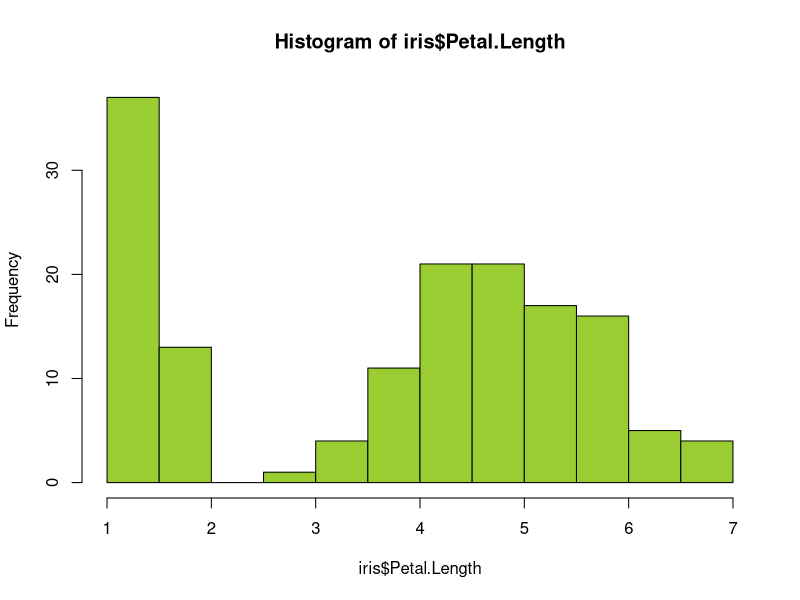
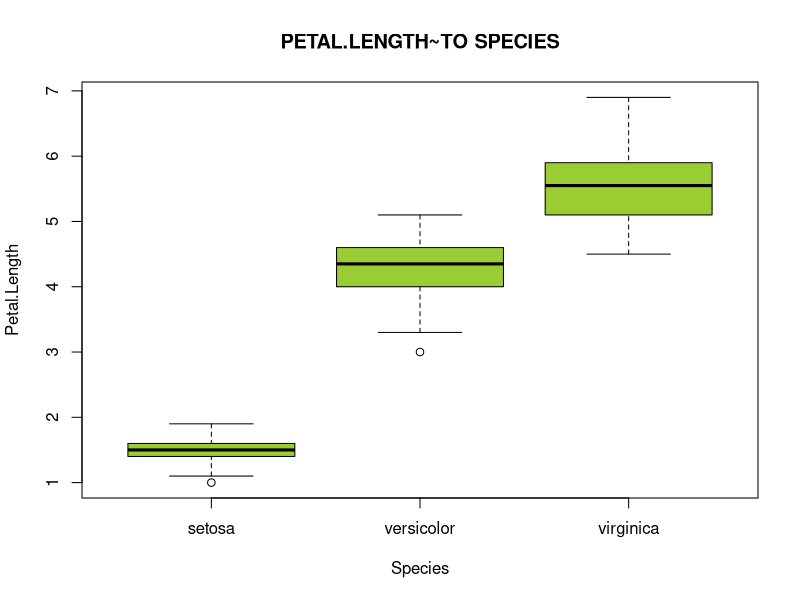

Recreate these plots in R, in order. (Note: this script raises an error after producing the figures.)
#Review of apply()
#Syntax: apply (x,margin, fun)
#x: is an array, margin indicatews the rows and/or columns over which
#the function(fun) will be applied
#fun: the function to be appleid across the elements of x

mtrx <- matrix((1:12), nrow=3)
print(apply(mtrx, 1, sum))

print(apply(mtrx, c(1,2), sum)) #applies to cells (rows and columns)
print(apply(mtrx, c(1,2), sqrt))

#--------------------------------------------------------------------------
#Demo 1
#a simple data frame
?data.frame

#construct 3 variables
d <- c(2,3,4,6)
e <- c("red", "white", "orange", "purple")
f<- c(TRUE, TRUE, TRUE, FALSE)

#construct a data frame named using 3 vectors
dtfrm <- data.frame(d,e,f)
is.data.frame(dtfrm)

#define row names
rwnms <- c("one", "two", "three", "four")

#add to data frame
dtfrm2 <- data.frame(d,e,f, row.names = rwnms)
dtfrm2

#select columns d and f only and name object df2
dtfrm2 <- dtfrm[, c("d", "f")]
dtfrm2

#select column e and name object df3
dtfrm3 <- dtfrm[,c(1,2)]
dtfrm3

#select row "one" and name df4
dtfrm4 <- dtfrm[c("one", "two"),]
dtfrm4

#--------------------------------------------------------------------
#Demo 2
#Iris Data set
data("iris")  #data set loaded
View(iris)    #view data set
is.data.frame(iris)
 

dim(iris)     #dimensions of iris
ls(iris)      #shows the names of objects in iris (variables)
names(iris)   #same thing

#--------------------------------------------------------------------
#Demo 3
# syntax subset(z, select=, drop = FALSE, ..)
#print first 5 rows of data
head(iris, n=5)    #first 5 
tail(iris, n=5)    #last 5

#Remove petal Width from iris
irisdta <- subset(iris, select = -Petal.Width)
head(irisdta, n=5)

#keep only PetalLength and Species
irisdta2 <- subset(iris, select= -c(Petal.Length, Species))
head(irisdta2, n=5)

#keep onyl PetalLength and Species
irisdta3 <- subset(iris, select = c(Petal.Length, Species))
head(irisdta3, n=5)

#removing (or keeping) columns 
irisdta4 <- subset(iris, select = -c(Sepal.Width:Species))    #Removes eveyrthing between ":"
head(irisdta4, n=5)

summary(iris)    #numeric summary
names(iris)

#Histogram of petal length. Note the use of $$$$$$$$$$
hist(iris$Petal.Length, col = "yellowgreen")

mean(iris$Petal.Length)
median(iris$Petal.Length)
sd(iris$Petal.Length)

#create side-by-side boxplots comparing
#petal length for each species
boxplot(Petal.Length~Species, data=iris,
        main = toupper("Petal.Length~to Species"), 
        col = "yellowgreen", xlab = "Species", ylab = "Petal.Length")


#--------------------------------------------------------------------
#Demo 4: Combine Example
#Create 3 vectors
fstnm <- c("Ann", "Paul", "Bob")
lstnm <- c("Smith", "Liu","Lopez")
dept <- c("Math", "Physics", "Biology")

# Combine into an R object
fact_prfl <- cbind(fstnm,lstnm,dept)
fact_prfl 

is.matrix(fact_prfl) #a matrix

#Create a data frame with similar columns
#Notice the use of " = " sign
nw_fact_prfl <- data.frame(fstnm = c("John", "Sara", "Jane"),
                           lstnm = c("Wu", "Brown", "Green" ),
                           dept = c("History", "CS", "PSTAT"))
nw_fact_prfl
is.data.frame(nw_fact_prfl) #TRUE


#join fact_prfl and nw_fact_prfl
all_fact_prfl <- cbind(fact_prfl, nw_fact_prfl)
all_fact_prfl
is.data.frame(all_fact_prfl) #data frame

#--------------------------------------------------------------------
#Demo 5
#Export all_fact_prfl to working dir as csv file
write.csv(all_fact_prfl, "All_Factulty_Profile.csv")
getwd()

#Import all_fact_prfl
read.csv("All_Factulty_Profile.csv")

#--------------------------------------------------------------------
#Demo 6
#Missing Values in data frame
miss_vl <- data.frame(x=c("PSTAT", 2, TRUE), y=c(5, NA, 8))
miss_vl

is.data.frame(miss_vl)
na.omit(miss_vl)

#--------------------------------------------------------------------
#Demo 7
#Old faithful Geyser Data
data("faithful")
is.data.frame(faithful)
head(faithful, n=10)

#two diff ways of producing the histogram
duration <- faithful$eruptions
hist(duration, col = 'yellowgreen')
hist(faithful$eruptions, col = 'yellowgreen')

#Improve the histogram 
#define color palette
color <- c("red", "orange", "purple", "blue", "green",
           "red", "orange", "purple")
hist(duration, col=color)

#Generate a stem and lef plot of the eruption durations
duration <- faithful$eruptions
stem(duration, scale=2)

#summary stats
summary(duration)
boxplot(duration, col = 'yellowgreen')

#--------------------------------------------------------------------
#Demo 8
#simple scatter-plot of petal length vs.petal width
#petal length is column 3, petal width is column 4
plot(iris[,3], iris[,4])

#better
plot(iris$Petal.Length, iris$Petal.Width,
     main = "edgar Anderson's iris Data")
#Choose 3 cols for 3 diff species, use pch, which means 'plot character'
#pch = 21 for filled circles, pch=22 for filled squares
plot(iris$Petal.Length, iris$Petal.Width,
     pch=21, bg=c("red", "yellowgreen", "orange"),
     main="Edgar Anderson's Iris Data")

#--------------------------------------------------------------------
#Demo 9
head(iris, n=10) #will shpw a few rows of the data set
cor(iris$Petal.Length, iris$Petal.Width) 
?cor()
cor(iris$Petal.Length, iris$Petal.Width)
#As petal length increases, petal width increases

#alternative way of producing a scatter-plot. data looks linear. positive slope
#next check for outliers no outliers

#fit a simple linear regression model using iris$Petal.Length as explanatory variable
#and score as the iris$Petal.Width
bstft<- lm(iris$Petal.Width~iris$Petal.Length, data=iris)
bstft









